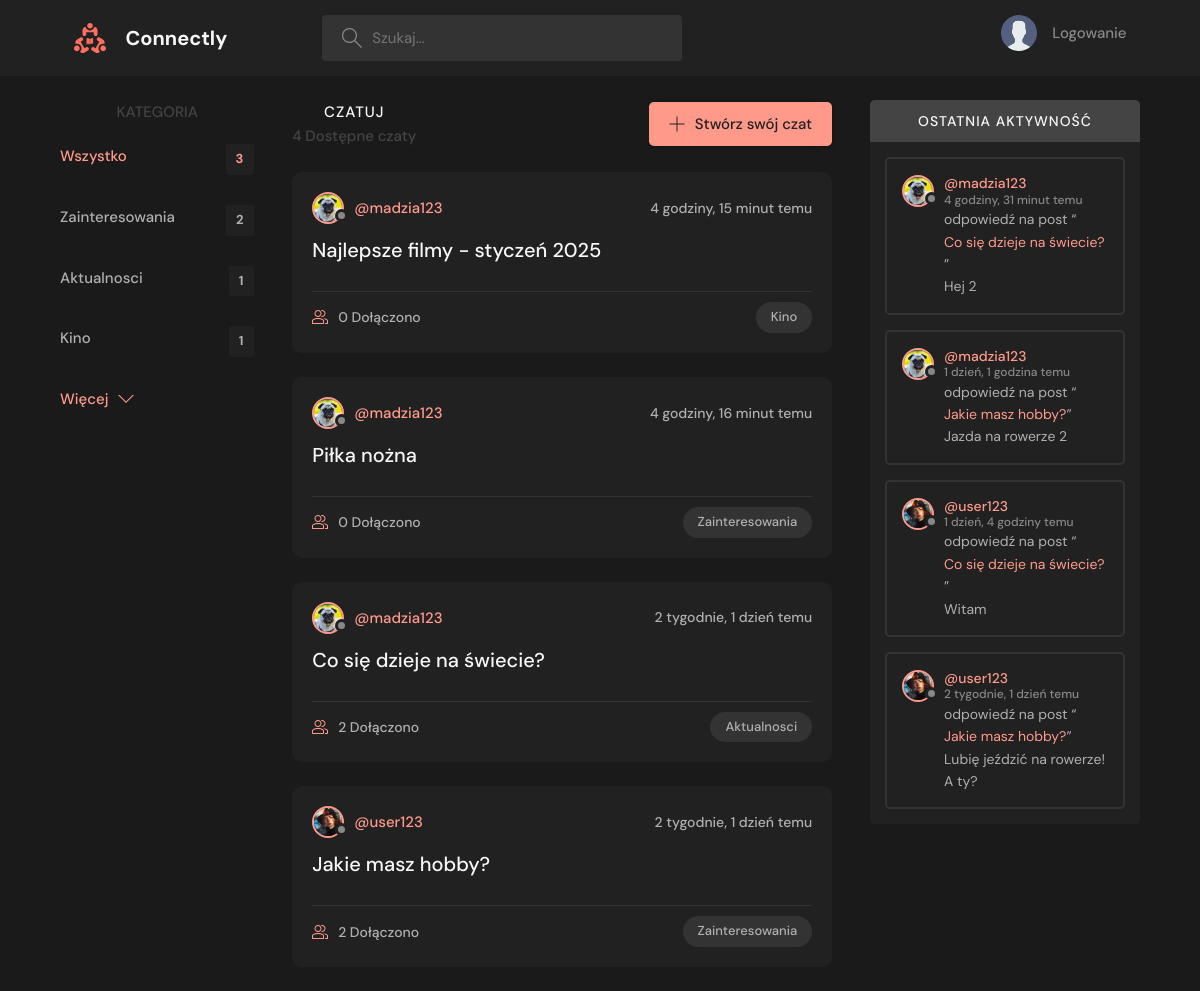
/, run on an earlier commit of the app's database.
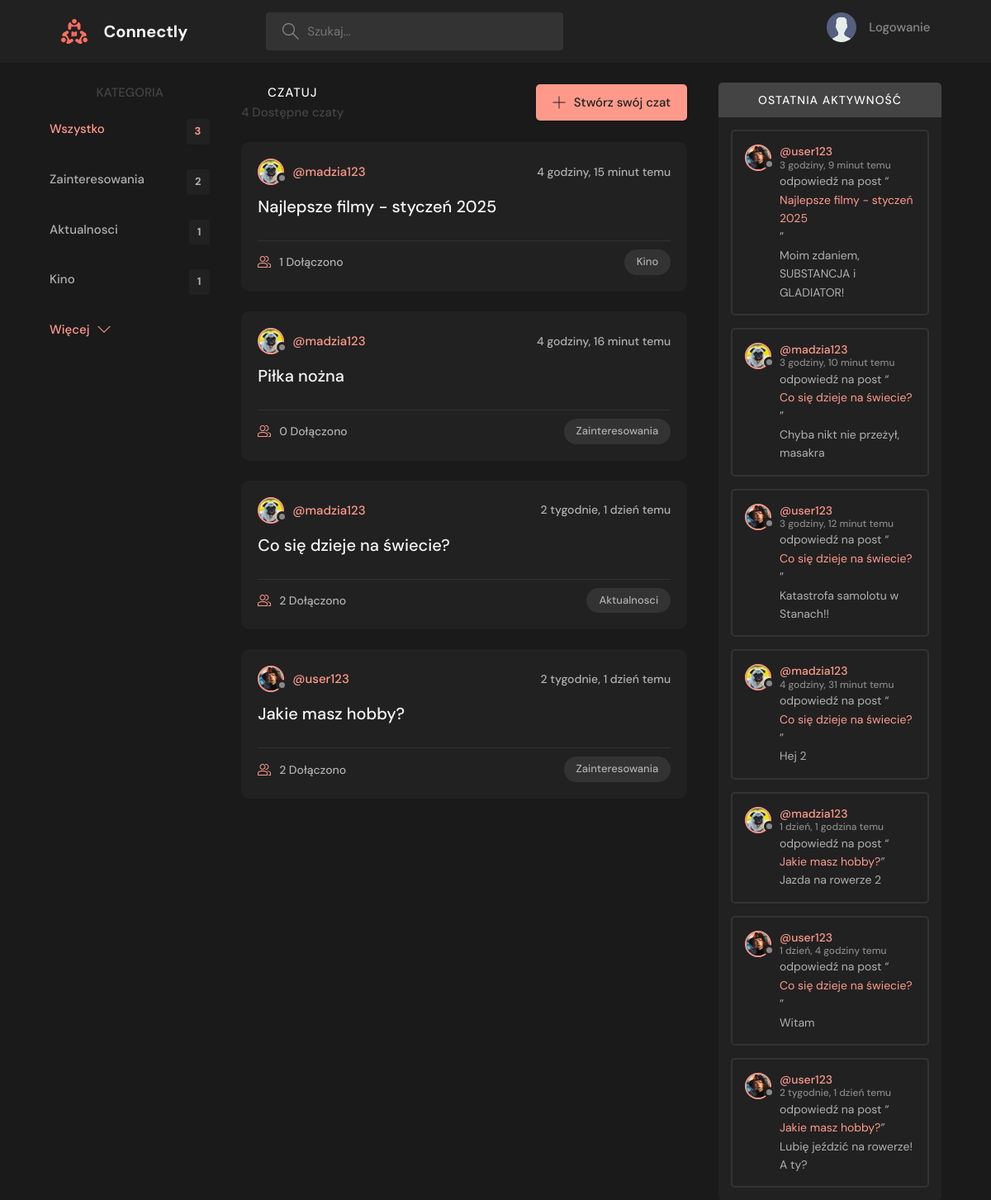
And on a later commit of the database.
### base/models.py (models this page shows, shortened)
class Topic(models.Model):
    name = models.CharField(max_length=200)

class Room(models.Model):
    host = models.ForeignKey(User, on_delete=models.SET_NULL, null=True)
    topic = models.ForeignKey(Topic, on_delete=models.SET_NULL, null=True)
    name = models.CharField(max_length=200)
    description = models.TextField(null=True, blank=True)
    participants = models.ManyToManyField(User, related_name='participants', blank=True)
    updated = models.DateTimeField(auto_now=True)
    created = models.DateTimeField(auto_now_add=True)
    class Meta:
        ordering = ['-updated', '-created']
    def __str__(self):
        return self.name

class User(AbstractUser):
    name = models.CharField(max_length=200, null=True)
    email = models.EmailField(unique=True, null=True)
    bio = models.TextField(null=True)
    avatar = models.ImageField(null=True, default="photo1.jpg")
    USERNAME_FIELD = 'email'
    REQUIRED_FIELDS = []

class Message(models.Model):
    user = models.ForeignKey(User, on_delete=models.CASCADE)
    room = models.ForeignKey(Room, on_delete=models.CASCADE)
    body = models.TextField()
    updated = models.DateTimeField(auto_now=True)
    created = models.DateTimeField(auto_now_add=True)
    class Meta:
        ordering = ['-updated', '-created']

### base/views.py (the view)
# urls.py: path('', views.home, name='home'),
def home(request):
    q = request.GET.get('q') if request.GET.get('q') != None else ''
    rooms = Room.objects.filter(
        Q(topic__name__icontains=q) |
        Q(name__icontains=q) |
        Q(description__icontains=q)
    )
    topics = Topic.objects.all()[0:5]
    room_count = rooms.count()
    room_messages = Message.objects.filter(Q(room__topic__name__icontains=q))
    notifications_count = 0
    if request.user.is_authenticated:
        notifications_count = Notification.objects.filter(user=request.user, is_read=False).count()
    context = {'rooms': rooms, 'topics':topics, 'room_count': room_count,
               'room_messages' : room_messages,
               'notifications_count': notifications_count}
    return render(request, 'base/home.html', context)

### base/templates/base/home.html (shortened to what this page needs)
{% extends 'main.html' %}
{% block content %}
    <main class="layout layout--3">
      <div class="container">
        {% include 'base/topics_component.html' %}
        <div class="roomList">
          <div class="roomList__header">
            <div>
              <h2>Czatuj</h2>
              <p>{{room_count}} Dostępne czaty</p>
            </div>
            <a class="btn btn--main" href="{% url 'create-room' %}">
              <svg version="1.1" xmlns="http://www.w3.org/2000/svg" width="32" height="32" viewBox="0 0 32 32">
                <title>add</title>
                <path
                  d="M16.943 0.943h-1.885v14.115h-14.115v1.885h14.115v14.115h1.885v-14.115h14.115v-1.885h-14.115v-14.115z"
                ></path>
              </svg>
              Stwórz swój czat
            </a>
          </div>
          {% include 'base/feed_component.html' %}
        </div>
        {% include 'base/activity_component.html' %}
      </div>
    </main>
{% endblock %}

### base/templates/base/topics_component.html
<div class="topics">
    <div class="topics__header">
        <h2>Kategoria</h2>
    </div>
    <ul class="topics__list">
        <li>
            <a href="{% url 'home' %}" class="active">Wszystko <span>{{topics.count}}</span></a>
        </li>
        {% for topic in topics %}
        <li>
            <a href="{% url 'home' %}?q={{topic.name}}">{{topic.name}}<span>{{topic.room_set.all.count}}</span></a>
        </li>
        {% endfor %}
    </ul>
    <a class="btn btn--link" href="{% url 'topics' %}">
        Więcej
        <svg version="1.1" xmlns="http://www.w3.org/2000/svg" width="32" height="32" viewBox="0 0 32 32">
            <title>chevron-down</title>
            <path d="M16 21l-13-13h-3l16 16 16-16h-3l-13 13z"></path>
        </svg>
    </a>
</div>

### base/templates/base/feed_component.html (shortened to what this page needs)
{% for room in rooms %}
<div class="roomListRoom">
    <div class="roomListRoom__header">
        <a href="{% url 'user-profile' room.host.id %}" class="roomListRoom__author">
            <div class="avatar avatar--small">
                <img src="{{room.host.avatar.url}}" />
            </div>
            <span>@{{room.host.username}}</span>
        </a>
        <div class="roomListRoom__actions">
            <span>{{room.created|timesince}} temu</span>
        </div>
    </div>
    <div class="roomListRoom__content">
        <a href="{% url 'room' room.id %}">{{room.name}}</a>
    </div>
    <div class="roomListRoom__meta">
        <a href="{% url 'room' room.id %}" class="roomListRoom__joined">
            {{room.participants.all.count}} Dołączono
        </a>
        <p class="roomListRoom__topic">{{room.topic.name}}</p>
    </div>
</div>
{% endfor %}

### base/templates/base/activity_component.html (shortened to what this page needs)
<div class="activities">
    <div class="activities__header">
        <h2>Ostatnia aktywność</h2>
    </div>
    {% for message in room_messages %}
    <div class="activities__box">
        <div class="activities__boxHeader roomListRoom__header">
            <a href="{% url 'user-profile' message.user.id %}" class="roomListRoom__author">
                <div class="avatar avatar--small">
                    <img src="{{message.user.avatar.url}}" />
                </div>
                <p>
                    @{{message.user.username}}
                    <span>{{message.created|timesince}} temu </span>
                </p>
            </a>
        </div>
        <div class="activities__boxContent">
            <p>odpowiedź na post “<a href="{% url 'room' message.room.id %}">{{message.room}}</a>”</p>
            {% if request.user == message.user %}
                <p id="message-text-{{ message.id }}">{{ message.body }}</p>
                <form id="edit-form-{{ message.id }}" action="{% url 'edit-message' message.id %}" method="POST" style="display: none;">
                    {% csrf_token %}
                    <input type="text" name="body"  value="{{ message.body }}" />
                    <button type="submit" class="btn btn--pill">Zapisz</button>
                    <button type="button" class="btn btn--pill" onclick="cancelEdit({{ message.id }})">Anuluj</button>
                </form>
                <button class="btn btn--pill" onclick="showEditForm({{ message.id }})">Edytuj</button>
            {% else %}
                <p>{{ message.body }}</p>
            {% endif %}
        </div>
    </div>
    {% endfor %}
</div>

What changed in the data, as far as the page shows it:
computed for Room "Najlepsze filmy - styczeń 2025": participants.all.count "0" → "1"
added Message: user.avatar (picture), user.username "user123", created "3 godziny, 9 minut", room "Najlepsze filmy - styczeń 2025", body "Moim zdaniem, SUBSTANCJA i GLADIATOR!"
added Message: user.avatar (picture), user.username "madzia123", created "3 godziny, 10 minut", room "Co się dzieje na świecie?", body "Chyba nikt nie przeżył, masakra"
added Message: user.avatar (picture), user.username "user123", created "3 godziny, 12 minut", room "Co się dzieje na świecie?", body "Katastrofa samolotu w Stanach!!"
